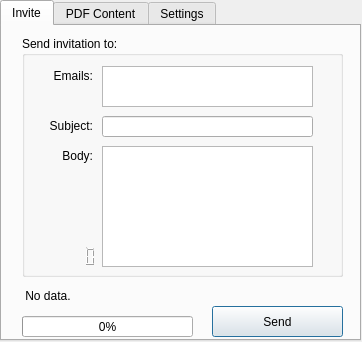
<?xml version="1.0" encoding="UTF-8"?>
<ui version="4.0">
 <class>Inviter</class>
 <widget class="QDialog" name="Inviter">
  <property name="geometry">
   <rect>
    <x>0</x>
    <y>0</y>
    <width>362</width>
    <height>342</height>
   </rect>
  </property>
  <property name="windowTitle">
   <string>Invite sender</string>
  </property>
  <widget class="QTabWidget" name="tabWidget">
   <property name="geometry">
    <rect>
     <x>0</x>
     <y>0</y>
     <width>361</width>
     <height>341</height>
    </rect>
   </property>
   <property name="currentIndex">
    <number>0</number>
   </property>
   <widget class="QWidget" name="Invite">
    <attribute name="title">
     <string>Invite</string>
    </attribute>
    <widget class="QGroupBox" name="groupBox">
     <property name="geometry">
      <rect>
       <x>20</x>
       <y>10</y>
       <width>321</width>
       <height>241</height>
      </rect>
     </property>
     <property name="title">
      <string>Send invitation to:</string>
     </property>
     <widget class="QLabel" name="mail">
      <property name="geometry">
       <rect>
        <x>0</x>
        <y>30</y>
        <width>71</width>
        <height>20</height>
       </rect>
      </property>
      <property name="text">
       <string>Emails:</string>
      </property>
      <property name="alignment">
       <set>Qt::AlignRight|Qt::AlignTrailing|Qt::AlignVCenter</set>
      </property>
     </widget>
     <widget class="QLabel" name="subject">
      <property name="geometry">
       <rect>
        <x>0</x>
        <y>80</y>
        <width>71</width>
        <height>20</height>
       </rect>
      </property>
      <property name="text">
       <string>Subject:</string>
      </property>
      <property name="alignment">
       <set>Qt::AlignRight|Qt::AlignTrailing|Qt::AlignVCenter</set>
      </property>
     </widget>
     <widget class="QLineEdit" name="leSubject">
      <property name="geometry">
       <rect>
        <x>80</x>
        <y>80</y>
        <width>211</width>
        <height>21</height>
       </rect>
      </property>
     </widget>
     <widget class="QLabel" name="body">
      <property name="geometry">
       <rect>
        <x>0</x>
        <y>110</y>
        <width>71</width>
        <height>20</height>
       </rect>
      </property>
      <property name="text">
       <string>Body:</string>
      </property>
      <property name="alignment">
       <set>Qt::AlignRight|Qt::AlignTrailing|Qt::AlignVCenter</set>
      </property>
     </widget>
     <widget class="QPlainTextEdit" name="leBody">
      <property name="geometry">
       <rect>
        <x>80</x>
        <y>110</y>
        <width>211</width>
        <height>121</height>
       </rect>
      </property>
     </widget>
     <widget class="QPlainTextEdit" name="leEmails">
      <property name="geometry">
       <rect>
        <x>80</x>
        <y>30</y>
        <width>211</width>
        <height>41</height>
       </rect>
      </property>
     </widget>
     <widget class="QLCDNumber" name="leCount">
      <property name="geometry">
       <rect>
        <x>20</x>
        <y>210</y>
        <width>61</width>
        <height>21</height>
       </rect>
      </property>
      <property name="frameShape">
       <enum>QFrame::NoFrame</enum>
      </property>
     </widget>
    </widget>
    <widget class="QLabel" name="leStatus">
     <property name="geometry">
      <rect>
       <x>20</x>
       <y>260</y>
       <width>311</width>
       <height>20</height>
      </rect>
     </property>
     <property name="text">
      <string> No data.</string>
     </property>
    </widget>
    <widget class="QProgressBar" name="progressBar">
     <property name="geometry">
      <rect>
       <x>20</x>
       <y>290</y>
       <width>171</width>
       <height>21</height>
      </rect>
     </property>
     <property name="value">
      <number>0</number>
     </property>
    </widget>
    <widget class="QPushButton" name="btSend">
     <property name="geometry">
      <rect>
       <x>210</x>
       <y>280</y>
       <width>131</width>
       <height>31</height>
      </rect>
     </property>
     <property name="text">
      <string>Send</string>
     </property>
    </widget>
   </widget>
   <widget class="QWidget" name="tab">
    <attribute name="title">
     <string>PDF Content</string>
    </attribute>
    <widget class="QPushButton" name="btSavePDF">
     <property name="geometry">
      <rect>
       <x>210</x>
       <y>280</y>
       <width>131</width>
       <height>31</height>
      </rect>
     </property>
     <property name="autoFillBackground">
      <bool>false</bool>
     </property>
     <property name="text">
      <string>Save</string>
     </property>
    </widget>
    <widget class="QGroupBox" name="groupBox_4">
     <property name="geometry">
      <rect>
       <x>20</x>
       <y>10</y>
       <width>321</width>
       <height>241</height>
      </rect>
     </property>
     <property name="title">
      <string>PDF content:</string>
     </property>
     <widget class="QLabel" name="title">
      <property name="geometry">
       <rect>
        <x>30</x>
        <y>30</y>
        <width>71</width>
        <height>16</height>
       </rect>
      </property>
      <property name="text">
       <string>Event title:</string>
      </property>
     </widget>
     <widget class="QLineEdit" name="leDate">
      <property name="geometry">
       <rect>
        <x>30</x>
        <y>130</y>
        <width>261</width>
        <height>21</height>
       </rect>
      </property>
     </widget>
     <widget class="QLabel" name="date">
      <property name="geometry">
       <rect>
        <x>30</x>
        <y>100</y>
        <width>81</width>
        <height>16</height>
       </rect>
      </property>
      <property name="text">
       <string>Event date:</string>
      </property>
     </widget>
     <widget class="QLineEdit" name="leLocation">
      <property name="geometry">
       <rect>
        <x>30</x>
        <y>200</y>
        <width>261</width>
        <height>21</height>
       </rect>
      </property>
     </widget>
     <widget class="QLabel" name="location">
      <property name="geometry">
       <rect>
        <x>30</x>
        <y>170</y>
        <width>101</width>
        <height>16</height>
       </rect>
      </property>
      <property name="text">
       <string>Event location:</string>
      </property>
     </widget>
     <widget class="QLineEdit" name="leEvent">
      <property name="geometry">
       <rect>
        <x>30</x>
        <y>60</y>
        <width>261</width>
        <height>21</height>
       </rect>
      </property>
     </widget>
    </widget>
   </widget>
   <widget class="QWidget" name="accountSettings">
    <attribute name="title">
     <string>Settings</string>
    </attribute>
    <widget class="QPushButton" name="btSave">
     <property name="geometry">
      <rect>
       <x>210</x>
       <y>280</y>
       <width>131</width>
       <height>31</height>
      </rect>
     </property>
     <property name="text">
      <string>Save</string>
     </property>
    </widget>
    <widget class="QGroupBox" name="groupBox_2">
     <property name="geometry">
      <rect>
       <x>20</x>
       <y>190</y>
       <width>321</width>
       <height>61</height>
      </rect>
     </property>
     <property name="title">
      <string>Log file path :</string>
     </property>
     <widget class="QLineEdit" name="lePath">
      <property name="geometry">
       <rect>
        <x>100</x>
        <y>30</y>
        <width>191</width>
        <height>21</height>
       </rect>
      </property>
     </widget>
     <widget class="QPushButton" name="btPath">
      <property name="geometry">
       <rect>
        <x>30</x>
        <y>30</y>
        <width>51</width>
        <height>21</height>
       </rect>
      </property>
      <property name="text">
       <string>Path</string>
      </property>
     </widget>
    </widget>
    <widget class="QGroupBox" name="groupBox_3">
     <property name="geometry">
      <rect>
       <x>20</x>
       <y>10</y>
       <width>321</width>
       <height>181</height>
      </rect>
     </property>
     <property name="title">
      <string>Mail settings:</string>
     </property>
     <widget class="QLabel" name="port">
      <property name="geometry">
       <rect>
        <x>220</x>
        <y>30</y>
        <width>31</width>
        <height>20</height>
       </rect>
      </property>
      <property name="text">
       <string>port:</string>
      </property>
      <property name="alignment">
       <set>Qt::AlignRight|Qt::AlignTrailing|Qt::AlignVCenter</set>
      </property>
     </widget>
     <widget class="QLineEdit" name="lePasswd">
      <property name="geometry">
       <rect>
        <x>100</x>
        <y>110</y>
        <width>191</width>
        <height>21</height>
       </rect>
      </property>
     </widget>
     <widget class="QLabel" name="passwd">
      <property name="geometry">
       <rect>
        <x>-10</x>
        <y>110</y>
        <width>101</width>
        <height>20</height>
       </rect>
      </property>
      <property name="text">
       <string>Password:</string>
      </property>
      <property name="alignment">
       <set>Qt::AlignRight|Qt::AlignTrailing|Qt::AlignVCenter</set>
      </property>
     </widget>
     <widget class="QLineEdit" name="lePort">
      <property name="geometry">
       <rect>
        <x>260</x>
        <y>30</y>
        <width>31</width>
        <height>21</height>
       </rect>
      </property>
     </widget>
     <widget class="QLabel" name="login">
      <property name="geometry">
       <rect>
        <x>10</x>
        <y>70</y>
        <width>81</width>
        <height>20</height>
       </rect>
      </property>
      <property name="text">
       <string>Login:</string>
      </property>
      <property name="alignment">
       <set>Qt::AlignRight|Qt::AlignTrailing|Qt::AlignVCenter</set>
      </property>
     </widget>
     <widget class="QLineEdit" name="leLogin">
      <property name="geometry">
       <rect>
        <x>100</x>
        <y>70</y>
        <width>191</width>
        <height>21</height>
       </rect>
      </property>
     </widget>
     <widget class="QLineEdit" name="leServer">
      <property name="geometry">
       <rect>
        <x>100</x>
        <y>30</y>
        <width>113</width>
        <height>21</height>
       </rect>
      </property>
     </widget>
     <widget class="QLabel" name="server">
      <property name="geometry">
       <rect>
        <x>0</x>
        <y>30</y>
        <width>91</width>
        <height>20</height>
       </rect>
      </property>
      <property name="text">
       <string>SMTP server:</string>
      </property>
      <property name="alignment">
       <set>Qt::AlignRight|Qt::AlignTrailing|Qt::AlignVCenter</set>
      </property>
     </widget>
    </widget>
   </widget>
  </widget>
 </widget>
 <tabstops>
  <tabstop>leServer</tabstop>
  <tabstop>lePort</tabstop>
  <tabstop>leLogin</tabstop>
  <tabstop>lePasswd</tabstop>
  <tabstop>btSave</tabstop>
  <tabstop>tabWidget</tabstop>
  <tabstop>leEmails</tabstop>
  <tabstop>leSubject</tabstop>
  <tabstop>leBody</tabstop>
  <tabstop>btSend</tabstop>
 </tabstops>
 <resources/>
 <connections/>
</ui>
